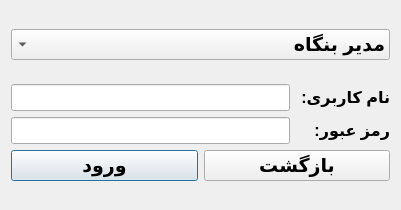
<?xml version="1.0" encoding="UTF-8"?>
<ui version="4.0">
 <class>SignInForm</class>
 <widget class="QWidget" name="SignInForm">
  <property name="geometry">
   <rect>
    <x>0</x>
    <y>0</y>
    <width>401</width>
    <height>210</height>
   </rect>
  </property>
  <property name="windowTitle">
   <string>Form</string>
  </property>
  <layout class="QVBoxLayout" name="verticalLayout_3">
   <item>
    <widget class="QComboBox" name="usercombo">
     <property name="sizePolicy">
      <sizepolicy hsizetype="Preferred" vsizetype="Fixed">
       <horstretch>0</horstretch>
       <verstretch>0</verstretch>
      </sizepolicy>
     </property>
     <property name="font">
      <font>
       <pointsize>14</pointsize>
       <weight>75</weight>
       <bold>true</bold>
      </font>
     </property>
     <property name="layoutDirection">
      <enum>Qt::RightToLeft</enum>
     </property>
     <item>
      <property name="text">
       <string>مدیر بنگاه</string>
      </property>
     </item>
     <item>
      <property name="text">
       <string>کاربر معمولی</string>
      </property>
     </item>
    </widget>
   </item>
   <item>
    <layout class="QVBoxLayout" name="verticalLayout_2">
     <item>
      <layout class="QVBoxLayout" name="verticalLayout">
       <item>
        <layout class="QHBoxLayout" name="horizontalLayout">
         <item>
          <widget class="QLineEdit" name="userled">
           <property name="sizePolicy">
            <sizepolicy hsizetype="Expanding" vsizetype="Fixed">
             <horstretch>0</horstretch>
             <verstretch>0</verstretch>
            </sizepolicy>
           </property>
           <property name="font">
            <font>
             <pointsize>12</pointsize>
             <weight>75</weight>
             <bold>true</bold>
            </font>
           </property>
           <property name="alignment">
            <set>Qt::AlignCenter</set>
           </property>
          </widget>
         </item>
         <item>
          <widget class="QLabel" name="label">
           <property name="sizePolicy">
            <sizepolicy hsizetype="Preferred" vsizetype="Fixed">
             <horstretch>0</horstretch>
             <verstretch>0</verstretch>
            </sizepolicy>
           </property>
           <property name="font">
            <font>
             <pointsize>12</pointsize>
             <weight>75</weight>
             <bold>true</bold>
            </font>
           </property>
           <property name="text">
            <string>نام کاربری: </string>
           </property>
          </widget>
         </item>
        </layout>
       </item>
       <item>
        <layout class="QHBoxLayout" name="horizontalLayout_2">
         <item>
          <widget class="QLineEdit" name="passled">
           <property name="sizePolicy">
            <sizepolicy hsizetype="Expanding" vsizetype="Fixed">
             <horstretch>0</horstretch>
             <verstretch>0</verstretch>
            </sizepolicy>
           </property>
           <property name="font">
            <font>
             <pointsize>12</pointsize>
             <weight>75</weight>
             <bold>true</bold>
            </font>
           </property>
           <property name="echoMode">
            <enum>QLineEdit::Password</enum>
           </property>
           <property name="alignment">
            <set>Qt::AlignCenter</set>
           </property>
          </widget>
         </item>
         <item>
          <widget class="QLabel" name="label_2">
           <property name="sizePolicy">
            <sizepolicy hsizetype="Preferred" vsizetype="Fixed">
             <horstretch>0</horstretch>
             <verstretch>0</verstretch>
            </sizepolicy>
           </property>
           <property name="font">
            <font>
             <pointsize>12</pointsize>
             <weight>75</weight>
             <bold>true</bold>
            </font>
           </property>
           <property name="text">
            <string>رمز عبور:    </string>
           </property>
          </widget>
         </item>
        </layout>
       </item>
      </layout>
     </item>
     <item>
      <layout class="QHBoxLayout" name="horizontalLayout_3">
       <item>
        <widget class="QPushButton" name="pushButton">
         <property name="font">
          <font>
           <pointsize>14</pointsize>
           <weight>75</weight>
           <bold>true</bold>
          </font>
         </property>
         <property name="text">
          <string>ورود</string>
         </property>
         <property name="default">
          <bool>true</bool>
         </property>
        </widget>
       </item>
       <item>
        <widget class="QPushButton" name="pushButton_2">
         <property name="font">
          <font>
           <pointsize>14</pointsize>
           <weight>75</weight>
           <bold>true</bold>
          </font>
         </property>
         <property name="text">
          <string>بازگشت</string>
         </property>
        </widget>
       </item>
      </layout>
     </item>
    </layout>
   </item>
  </layout>
 </widget>
 <resources/>
 <connections/>
</ui>
